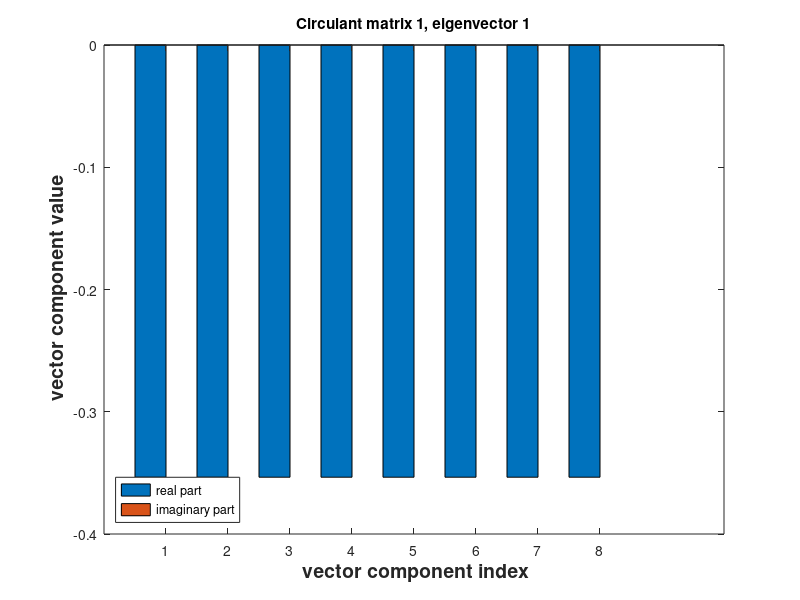
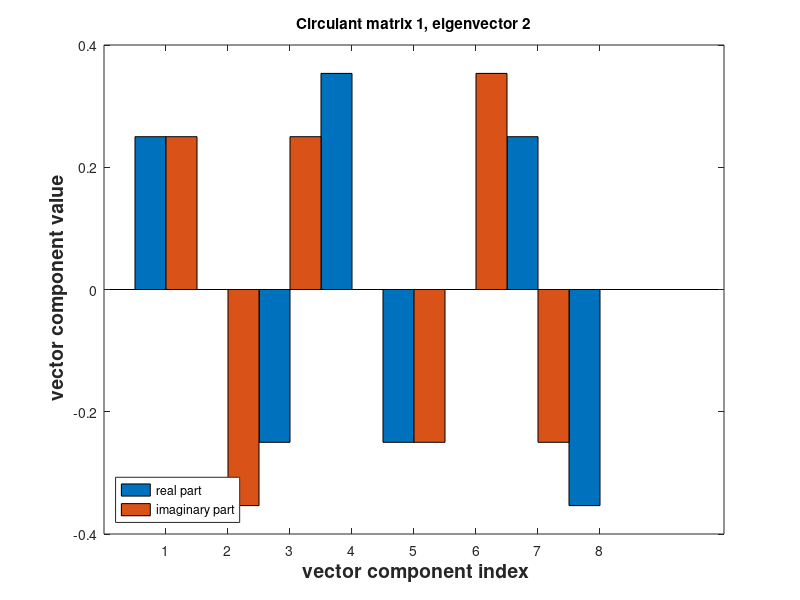
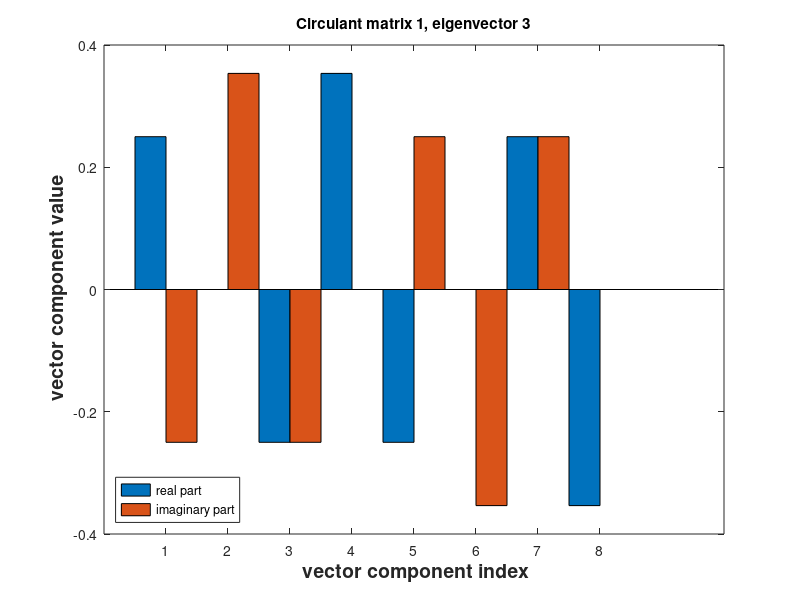
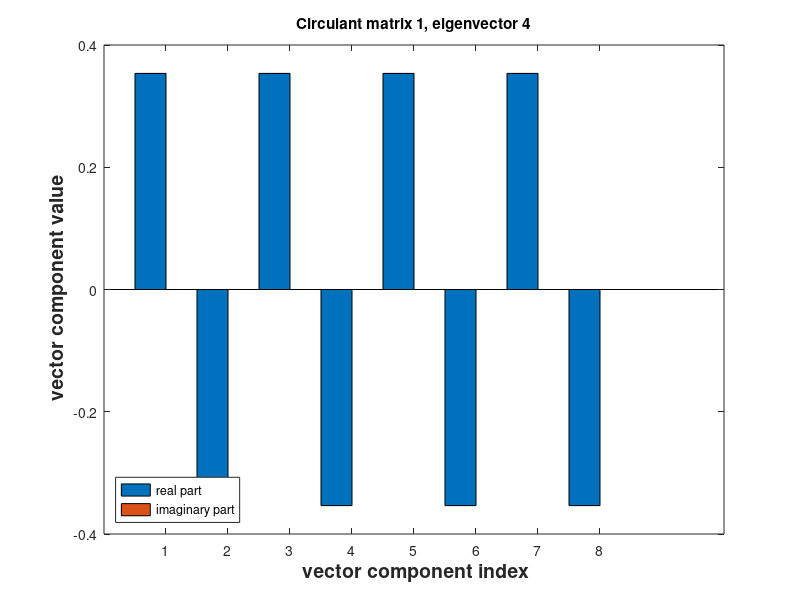

Reproduce these figures in MATLAB, in order.
function circeig
% Computing the eigenvectors of a \Magenta{random} circulant matrix
n = 8;
% The MATLAB way to generate a circulant matrix
C = gallery('circul',rand(n,1)); [V1,D1] = eig(C);

for j=1:n
  figure; bar(1:n,[real(V1(:,j)),imag(V1(:,j))],1,'grouped');
  title(sprintf('Circulant matrix 1, eigenvector %d',j));
  xlabel('{\bf vector component index}','fontsize',14);
  ylabel('{\bf vector component value}','fontsize',14);   
  legend('real part','imaginary part','location','southwest'); 
  print('-depsc2',sprintf('../PICTURES/circeig1ev%d.eps',j));
end

C = gallery('circul',rand(n,1)); [V2,D2] = eig(C);

for j=1:n
  figure; bar(1:n,[real(V2(:,j)),imag(V2(:,j))],1,'grouped');
  title(sprintf('Circulant matrix 2, eigenvector %d',j));
  xlabel('{\bf vector component index}','fontsize',14);
  ylabel('{\bf vector component value}','fontsize',14);   
  legend('real part','imaginary part','location','southwest'); 
  print('-depsc2',sprintf('../PICTURES/circeig2ev%d.eps',j));
end

figure; plot(1:n,real(diag(D1)),'r+',1:n,imag(diag(D1)),'b+',...
	     1:n,real(diag(D2)),'m*',1:n,imag(diag(D2)),'k*');	
ax = axis; axis([0 n+1 ax(3) ax(4)]);
xlabel('{\bf index of eigenvalue}','fontsize',14);
ylabel('{\bf eigenvalue}','fontsize',14);   
legend('C_1: real(ev)', 'C_1: imag(ev)', 'C_2: real(ev)', 'C_2: imag(ev)', 'location','northeast'); 

print -depsc2 '../PICTURES/circeigev.eps';

